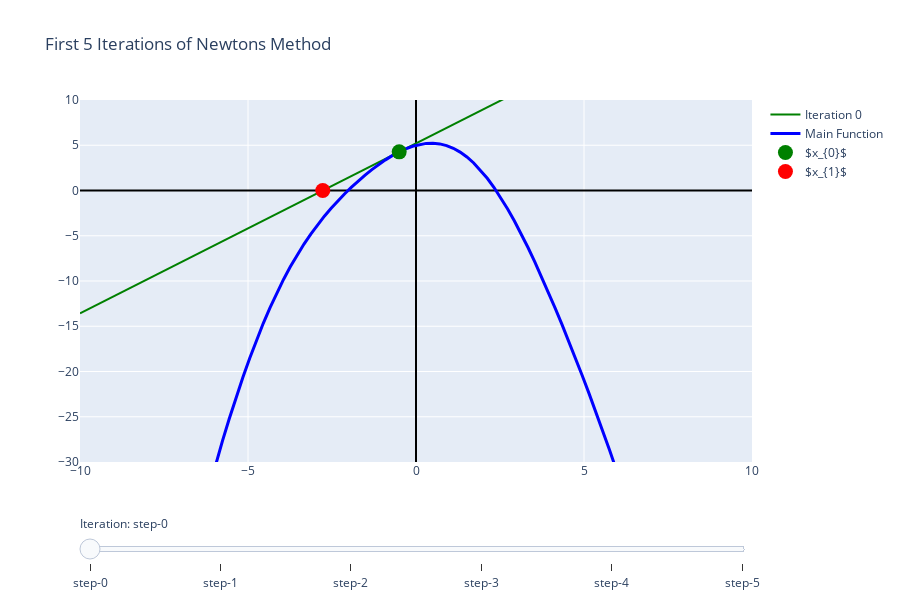

Source (notebook cell):
### Markdown cell above
Please feel free to try this out on other functions to see how the methods behavior changes. Cubic functions are of interest since they sometimes exhibit cyclic behavior.

### Code cell
# Set first point to 0. N is the number of steps to visualize
x_i = -0.5
N = 5
x = np.linspace(-10, 10, 100)
y = f(x)

visualize_Newton(x_i, N, x, y, f, f_prime)
